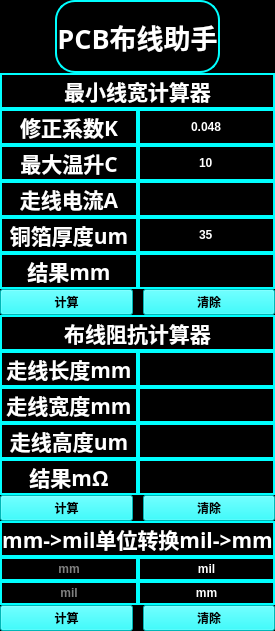
<?xml version="1.0" encoding="UTF-8"?>
<ui version="4.0">
 <class>Widget</class>
 <widget class="QWidget" name="Widget">
  <property name="geometry">
   <rect>
    <x>0</x>
    <y>0</y>
    <width>265</width>
    <height>631</height>
   </rect>
  </property>
  <property name="windowTitle">
   <string>Widget</string>
  </property>
  <property name="styleSheet">
   <string notr="true">background-color:rgb(0, 0, 0);</string>
  </property>
  <layout class="QVBoxLayout" name="verticalLayout_11">
   <property name="spacing">
    <number>0</number>
   </property>
   <property name="leftMargin">
    <number>0</number>
   </property>
   <property name="topMargin">
    <number>0</number>
   </property>
   <property name="rightMargin">
    <number>0</number>
   </property>
   <property name="bottomMargin">
    <number>0</number>
   </property>
   <item>
    <layout class="QVBoxLayout" name="verticalLayout_10" stretch="2,5,5,3">
     <property name="spacing">
      <number>0</number>
     </property>
     <item>
      <layout class="QHBoxLayout" name="horizontalLayout">
       <property name="spacing">
        <number>0</number>
       </property>
       <item>
        <widget class="QLabel" name="label">
         <property name="styleSheet">
          <string notr="true">background-color: rgb(0, 0, 0);
border-image: url(:/IMG_20220426_170143.jpg);</string>
         </property>
         <property name="text">
          <string>TextLabel</string>
         </property>
        </widget>
       </item>
       <item>
        <widget class="QLabel" name="label_2">
         <property name="font">
          <font>
           <family>幼圆</family>
           <pointsize>20</pointsize>
           <weight>75</weight>
           <bold>true</bold>
          </font>
         </property>
         <property name="styleSheet">
          <string notr="true">background-color: rgb(0, 0, 0);
color: rgb(255, 255, 255);
background-color: rgb(0, 0, 0);
    border-style: solid;
    border-width: 2px;
    border-color: aqua;
    border-radius: 20px;</string>
         </property>
         <property name="text">
          <string>PCB布线助手</string>
         </property>
         <property name="alignment">
          <set>Qt::AlignCenter</set>
         </property>
        </widget>
       </item>
       <item>
        <widget class="QLabel" name="label_3">
         <property name="styleSheet">
          <string notr="true">background-color: rgb(0, 0, 0);
border-image: url(:/Screenshot_20220910_233745_edit_586154324718368.jpg);</string>
         </property>
         <property name="text">
          <string/>
         </property>
        </widget>
       </item>
      </layout>
     </item>
     <item>
      <layout class="QVBoxLayout" name="verticalLayout_4">
       <property name="spacing">
        <number>0</number>
       </property>
       <item>
        <layout class="QVBoxLayout" name="verticalLayout_3" stretch="12,2">
         <property name="spacing">
          <number>0</number>
         </property>
         <item>
          <layout class="QVBoxLayout" name="verticalLayout_2" stretch="1,6">
           <item>
            <widget class="QLabel" name="label_9">
             <property name="font">
              <font>
               <family>幼圆</family>
               <pointsize>16</pointsize>
               <weight>75</weight>
               <bold>true</bold>
              </font>
             </property>
             <property name="styleSheet">
              <string notr="true">color: rgb(255, 255, 255);
background-color: rgb(0, 0, 0);
    border-style: solid;
    border-width: 2px;
    border-color: aqua;
    border-radius: 20px;</string>
             </property>
             <property name="text">
              <string>最小线宽计算器</string>
             </property>
             <property name="alignment">
              <set>Qt::AlignCenter</set>
             </property>
            </widget>
           </item>
           <item>
            <layout class="QVBoxLayout" name="verticalLayout">
             <property name="spacing">
              <number>0</number>
             </property>
             <item>
              <layout class="QHBoxLayout" name="horizontalLayout_2" stretch="1,1">
               <property name="spacing">
                <number>0</number>
               </property>
               <item>
                <widget class="QLabel" name="label_4">
                 <property name="font">
                  <font>
                   <family>幼圆</family>
                   <pointsize>16</pointsize>
                   <weight>75</weight>
                   <bold>true</bold>
                  </font>
                 </property>
                 <property name="styleSheet">
                  <string notr="true">color: rgb(255, 255, 255);
background-color: rgb(0, 0, 0);
    border-style: solid;
    border-width: 2px;
    border-color: aqua;
    border-radius: 20px;</string>
                 </property>
                 <property name="text">
                  <string>修正系数K</string>
                 </property>
                 <property name="alignment">
                  <set>Qt::AlignCenter</set>
                 </property>
                </widget>
               </item>
               <item>
                <widget class="QLineEdit" name="lineEdit">
                 <property name="sizePolicy">
                  <sizepolicy hsizetype="Expanding" vsizetype="Expanding">
                   <horstretch>0</horstretch>
                   <verstretch>0</verstretch>
                  </sizepolicy>
                 </property>
                 <property name="font">
                  <font>
                   <weight>75</weight>
                   <bold>true</bold>
                  </font>
                 </property>
                 <property name="styleSheet">
                  <string notr="true">color: rgb(255, 255, 255);
background-color: rgb(0, 0, 0);
    border-style: solid;
    border-width: 2px;
    border-color: aqua;
    border-radius: 20px;</string>
                 </property>
                 <property name="text">
                  <string>0.048</string>
                 </property>
                 <property name="alignment">
                  <set>Qt::AlignCenter</set>
                 </property>
                 <property name="placeholderText">
                  <string/>
                 </property>
                </widget>
               </item>
              </layout>
             </item>
             <item>
              <layout class="QHBoxLayout" name="horizontalLayout_3" stretch="1,1">
               <property name="spacing">
                <number>0</number>
               </property>
               <item>
                <widget class="QLabel" name="label_5">
                 <property name="font">
                  <font>
                   <family>幼圆</family>
                   <pointsize>16</pointsize>
                   <weight>75</weight>
                   <bold>true</bold>
                  </font>
                 </property>
                 <property name="styleSheet">
                  <string notr="true">color: rgb(255, 255, 255);
background-color: rgb(0, 0, 0);
    border-style: solid;
    border-width: 2px;
    border-color: aqua;
    border-radius: 20px;</string>
                 </property>
                 <property name="text">
                  <string>最大温升C</string>
                 </property>
                 <property name="alignment">
                  <set>Qt::AlignCenter</set>
                 </property>
                </widget>
               </item>
               <item>
                <widget class="QLineEdit" name="lineEdit_2">
                 <property name="sizePolicy">
                  <sizepolicy hsizetype="Expanding" vsizetype="Expanding">
                   <horstretch>0</horstretch>
                   <verstretch>0</verstretch>
                  </sizepolicy>
                 </property>
                 <property name="font">
                  <font>
                   <weight>75</weight>
                   <bold>true</bold>
                  </font>
                 </property>
                 <property name="styleSheet">
                  <string notr="true">color: rgb(255, 255, 255);
background-color: rgb(0, 0, 0);
    border-style: solid;
    border-width: 2px;
    border-color: aqua;
    border-radius: 20px;</string>
                 </property>
                 <property name="text">
                  <string>10</string>
                 </property>
                 <property name="alignment">
                  <set>Qt::AlignCenter</set>
                 </property>
                </widget>
               </item>
              </layout>
             </item>
             <item>
              <layout class="QHBoxLayout" name="horizontalLayout_4" stretch="1,1">
               <property name="spacing">
                <number>0</number>
               </property>
               <item>
                <widget class="QLabel" name="label_6">
                 <property name="font">
                  <font>
                   <family>幼圆</family>
                   <pointsize>16</pointsize>
                   <weight>75</weight>
                   <bold>true</bold>
                  </font>
                 </property>
                 <property name="styleSheet">
                  <string notr="true">color: rgb(255, 255, 255);
background-color: rgb(0, 0, 0);
    border-style: solid;
    border-width: 2px;
    border-color: aqua;
    border-radius: 20px;</string>
                 </property>
                 <property name="text">
                  <string>走线电流A</string>
                 </property>
                 <property name="alignment">
                  <set>Qt::AlignCenter</set>
                 </property>
                </widget>
               </item>
               <item>
                <widget class="QLineEdit" name="lineEdit_3">
                 <property name="sizePolicy">
                  <sizepolicy hsizetype="Expanding" vsizetype="Expanding">
                   <horstretch>0</horstretch>
                   <verstretch>0</verstretch>
                  </sizepolicy>
                 </property>
                 <property name="font">
                  <font>
                   <weight>75</weight>
                   <bold>true</bold>
                  </font>
                 </property>
                 <property name="styleSheet">
                  <string notr="true">color: rgb(255, 255, 255);
background-color: rgb(0, 0, 0);
    border-style: solid;
    border-width: 2px;
    border-color: aqua;
    border-radius: 20px;</string>
                 </property>
                 <property name="alignment">
                  <set>Qt::AlignCenter</set>
                 </property>
                </widget>
               </item>
              </layout>
             </item>
             <item>
              <layout class="QHBoxLayout" name="horizontalLayout_5" stretch="1,1">
               <property name="spacing">
                <number>0</number>
               </property>
               <item>
                <widget class="QLabel" name="label_7">
                 <property name="font">
                  <font>
                   <family>幼圆</family>
                   <pointsize>16</pointsize>
                   <weight>75</weight>
                   <bold>true</bold>
                  </font>
                 </property>
                 <property name="styleSheet">
                  <string notr="true">color: rgb(255, 255, 255);
background-color: rgb(0, 0, 0);
    border-style: solid;
    border-width: 2px;
    border-color: aqua;
    border-radius: 20px;</string>
                 </property>
                 <property name="text">
                  <string>铜箔厚度um</string>
                 </property>
                 <property name="alignment">
                  <set>Qt::AlignCenter</set>
                 </property>
                </widget>
               </item>
               <item>
                <widget class="QLineEdit" name="lineEdit_4">
                 <property name="sizePolicy">
                  <sizepolicy hsizetype="Expanding" vsizetype="Expanding">
                   <horstretch>0</horstretch>
                   <verstretch>0</verstretch>
                  </sizepolicy>
                 </property>
                 <property name="font">
                  <font>
                   <weight>75</weight>
                   <bold>true</bold>
                  </font>
                 </property>
                 <property name="styleSheet">
                  <string notr="true">color: rgb(255, 255, 255);
background-color: rgb(0, 0, 0);
    border-style: solid;
    border-width: 2px;
    border-color: aqua;
    border-radius: 20px;</string>
                 </property>
                 <property name="text">
                  <string>35</string>
                 </property>
                 <property name="alignment">
                  <set>Qt::AlignCenter</set>
                 </property>
                </widget>
               </item>
              </layout>
             </item>
            </layout>
           </item>
          </layout>
         </item>
         <item>
          <layout class="QHBoxLayout" name="horizontalLayout_7">
           <property name="spacing">
            <number>0</number>
           </property>
           <item>
            <widget class="QLabel" name="label_10">
             <property name="sizePolicy">
              <sizepolicy hsizetype="Expanding" vsizetype="Expanding">
               <horstretch>0</horstretch>
               <verstretch>0</verstretch>
              </sizepolicy>
             </property>
             <property name="font">
              <font>
               <family>幼圆</family>
               <pointsize>16</pointsize>
               <weight>75</weight>
               <bold>true</bold>
              </font>
             </property>
             <property name="styleSheet">
              <string notr="true">color: rgb(255, 255, 255);
background-color: rgb(0, 0, 0);
    border-style: solid;
    border-width: 2px;
    border-color: aqua;
    border-radius: 20px;</string>
             </property>
             <property name="text">
              <string>结果mm</string>
             </property>
             <property name="alignment">
              <set>Qt::AlignCenter</set>
             </property>
            </widget>
           </item>
           <item>
            <widget class="QLabel" name="label_8">
             <property name="sizePolicy">
              <sizepolicy hsizetype="Expanding" vsizetype="Expanding">
               <horstretch>0</horstretch>
               <verstretch>0</verstretch>
              </sizepolicy>
             </property>
             <property name="font">
              <font>
               <weight>75</weight>
               <bold>true</bold>
              </font>
             </property>
             <property name="styleSheet">
              <string notr="true">color: rgb(255, 255, 255);
background-color: rgb(0, 0, 0);
    border-style: solid;
    border-width: 2px;
    border-color: aqua;
    border-radius: 20px;</string>
             </property>
             <property name="text">
              <string/>
             </property>
             <property name="alignment">
              <set>Qt::AlignCenter</set>
             </property>
            </widget>
           </item>
          </layout>
         </item>
        </layout>
       </item>
       <item>
        <layout class="QHBoxLayout" name="horizontalLayout_6">
         <property name="spacing">
          <number>10</number>
         </property>
         <item>
          <widget class="QPushButton" name="pushButton">
           <property name="font">
            <font>
             <family>幼圆</family>
             <weight>75</weight>
             <bold>true</bold>
            </font>
           </property>
           <property name="styleSheet">
            <string notr="true">QPushButton{background-color: rgb(0, 255, 255);}
QPushButton:pressed{background-color:rgb(255, 0, 0)}</string>
           </property>
           <property name="text">
            <string>计算</string>
           </property>
          </widget>
         </item>
         <item>
          <widget class="QPushButton" name="pushButton_2">
           <property name="font">
            <font>
             <family>幼圆</family>
             <weight>75</weight>
             <bold>true</bold>
            </font>
           </property>
           <property name="styleSheet">
            <string notr="true">QPushButton{background-color: rgb(0, 255, 255);}
QPushButton:pressed{background-color:rgb(255, 0, 0)}</string>
           </property>
           <property name="text">
            <string>清除</string>
           </property>
          </widget>
         </item>
        </layout>
       </item>
      </layout>
     </item>
     <item>
      <layout class="QVBoxLayout" name="verticalLayout_5" stretch="9,1">
       <property name="spacing">
        <number>0</number>
       </property>
       <item>
        <layout class="QVBoxLayout" name="verticalLayout_6" stretch="6,1">
         <property name="spacing">
          <number>0</number>
         </property>
         <item>
          <layout class="QVBoxLayout" name="verticalLayout_7" stretch="1,3">
           <property name="spacing">
            <number>0</number>
           </property>
           <item>
            <widget class="QLabel" name="label_11">
             <property name="font">
              <font>
               <family>幼圆</family>
               <pointsize>16</pointsize>
               <weight>75</weight>
               <bold>true</bold>
              </font>
             </property>
             <property name="styleSheet">
              <string notr="true">color: rgb(255, 255, 255);
background-color: rgb(0, 0, 0);
    border-style: solid;
    border-width: 2px;
    border-color: aqua;
    border-radius: 20px;</string>
             </property>
             <property name="text">
              <string>布线阻抗计算器</string>
             </property>
             <property name="alignment">
              <set>Qt::AlignCenter</set>
             </property>
            </widget>
           </item>
           <item>
            <layout class="QVBoxLayout" name="verticalLayout_8" stretch="1,1,1">
             <property name="spacing">
              <number>0</number>
             </property>
             <item>
              <layout class="QHBoxLayout" name="horizontalLayout_8" stretch="1,1">
               <property name="spacing">
                <number>0</number>
               </property>
               <item>
                <widget class="QLabel" name="label_12">
                 <property name="sizePolicy">
                  <sizepolicy hsizetype="Expanding" vsizetype="Expanding">
                   <horstretch>0</horstretch>
                   <verstretch>0</verstretch>
                  </sizepolicy>
                 </property>
                 <property name="font">
                  <font>
                   <family>幼圆</family>
                   <pointsize>16</pointsize>
                   <weight>75</weight>
                   <bold>true</bold>
                  </font>
                 </property>
                 <property name="styleSheet">
                  <string notr="true">color: rgb(255, 255, 255);
background-color: rgb(0, 0, 0);
    border-style: solid;
    border-width: 2px;
    border-color: aqua;
    border-radius: 20px;</string>
                 </property>
                 <property name="text">
                  <string>走线长度mm</string>
                 </property>
                 <property name="alignment">
                  <set>Qt::AlignCenter</set>
                 </property>
                </widget>
               </item>
               <item>
                <widget class="QLineEdit" name="lineEdit_5">
                 <property name="sizePolicy">
                  <sizepolicy hsizetype="Expanding" vsizetype="Expanding">
                   <horstretch>0</horstretch>
                   <verstretch>0</verstretch>
                  </sizepolicy>
                 </property>
                 <property name="styleSheet">
                  <string notr="true">color: rgb(255, 255, 255);
background-color: rgb(0, 0, 0);
    border-style: solid;
    border-width: 2px;
    border-color: aqua;
    border-radius: 20px;</string>
                 </property>
                 <property name="alignment">
                  <set>Qt::AlignCenter</set>
                 </property>
                </widget>
               </item>
              </layout>
             </item>
             <item>
              <layout class="QHBoxLayout" name="horizontalLayout_9" stretch="1,1">
               <property name="spacing">
                <number>0</number>
               </property>
               <item>
                <widget class="QLabel" name="label_13">
                 <property name="font">
                  <font>
                   <family>幼圆</family>
                   <pointsize>16</pointsize>
                   <weight>75</weight>
                   <bold>true</bold>
                  </font>
                 </property>
                 <property name="styleSheet">
                  <string notr="true">color: rgb(255, 255, 255);
background-color: rgb(0, 0, 0);
    border-style: solid;
    border-width: 2px;
    border-color: aqua;
    border-radius: 20px;</string>
                 </property>
                 <property name="text">
                  <string>走线宽度mm</string>
                 </property>
                 <property name="alignment">
                  <set>Qt::AlignCenter</set>
                 </property>
                </widget>
               </item>
               <item>
                <widget class="QLineEdit" name="lineEdit_6">
                 <property name="sizePolicy">
                  <sizepolicy hsizetype="Expanding" vsizetype="Expanding">
                   <horstretch>0</horstretch>
                   <verstretch>0</verstretch>
                  </sizepolicy>
                 </property>
                 <property name="styleSheet">
                  <string notr="true">color: rgb(255, 255, 255);
background-color: rgb(0, 0, 0);
    border-style: solid;
    border-width: 2px;
    border-color: aqua;
    border-radius: 20px;</string>
                 </property>
                 <property name="alignment">
                  <set>Qt::AlignCenter</set>
                 </property>
                </widget>
               </item>
              </layout>
             </item>
             <item>
              <layout class="QHBoxLayout" name="horizontalLayout_10" stretch="1,1">
               <property name="spacing">
                <number>0</number>
               </property>
               <item>
                <widget class="QLabel" name="label_14">
                 <property name="font">
                  <font>
                   <family>幼圆</family>
                   <pointsize>16</pointsize>
                   <weight>75</weight>
                   <bold>true</bold>
                  </font>
                 </property>
                 <property name="styleSheet">
                  <string notr="true">color: rgb(255, 255, 255);
background-color: rgb(0, 0, 0);
    border-style: solid;
    border-width: 2px;
    border-color: aqua;
    border-radius: 20px;</string>
                 </property>
                 <property name="text">
                  <string>走线高度um</string>
                 </property>
                 <property name="alignment">
                  <set>Qt::AlignCenter</set>
                 </property>
                </widget>
               </item>
               <item>
                <widget class="QLineEdit" name="lineEdit_7">
                 <property name="sizePolicy">
                  <sizepolicy hsizetype="Expanding" vsizetype="Expanding">
                   <horstretch>0</horstretch>
                   <verstretch>0</verstretch>
                  </sizepolicy>
                 </property>
                 <property name="styleSheet">
                  <string notr="true">color: rgb(255, 255, 255);
background-color: rgb(0, 0, 0);
    border-style: solid;
    border-width: 2px;
    border-color: aqua;
    border-radius: 20px;</string>
                 </property>
                 <property name="alignment">
                  <set>Qt::AlignCenter</set>
                 </property>
                </widget>
               </item>
              </layout>
             </item>
            </layout>
           </item>
          </layout>
         </item>
         <item>
          <layout class="QHBoxLayout" name="horizontalLayout_12">
           <property name="spacing">
            <number>0</number>
           </property>
           <item>
            <widget class="QLabel" name="label_16">
             <property name="font">
              <font>
               <family>幼圆</family>
               <pointsize>16</pointsize>
               <weight>75</weight>
               <bold>true</bold>
              </font>
             </property>
             <property name="styleSheet">
              <string notr="true">color: rgb(255, 255, 255);
background-color: rgb(0, 0, 0);
    border-style: solid;
    border-width: 2px;
    border-color: aqua;
    border-radius: 20px;</string>
             </property>
             <property name="text">
              <string>结果mΩ</string>
             </property>
             <property name="alignment">
              <set>Qt::AlignCenter</set>
             </property>
            </widget>
           </item>
           <item>
            <widget class="QLabel" name="label_17">
             <property name="styleSheet">
              <string notr="true">color: rgb(255, 255, 255);
background-color: rgb(0, 0, 0);
    border-style: solid;
    border-width: 2px;
    border-color: aqua;
    border-radius: 20px;</string>
             </property>
             <property name="text">
              <string/>
             </property>
             <property name="alignment">
              <set>Qt::AlignCenter</set>
             </property>
            </widget>
           </item>
          </layout>
         </item>
        </layout>
       </item>
       <item>
        <layout class="QHBoxLayout" name="horizontalLayout_13">
         <property name="spacing">
          <number>10</number>
         </property>
         <item>
          <widget class="QPushButton" name="pushButton_3">
           <property name="sizePolicy">
            <sizepolicy hsizetype="Expanding" vsizetype="Expanding">
             <horstretch>0</horstretch>
             <verstretch>0</verstretch>
            </sizepolicy>
           </property>
           <property name="font">
            <font>
             <family>幼圆</family>
             <weight>75</weight>
             <italic>false</italic>
             <bold>true</bold>
            </font>
           </property>
           <property name="styleSheet">
            <string notr="true">QPushButton{background-color: rgb(0, 255, 255);}
QPushButton:pressed{background-color:rgb(255, 0, 0)}</string>
           </property>
           <property name="text">
            <string>计算</string>
           </property>
          </widget>
         </item>
         <item>
          <widget class="QPushButton" name="pushButton_4">
           <property name="sizePolicy">
            <sizepolicy hsizetype="Expanding" vsizetype="Expanding">
             <horstretch>0</horstretch>
             <verstretch>0</verstretch>
            </sizepolicy>
           </property>
           <property name="font">
            <font>
             <family>幼圆</family>
             <weight>75</weight>
             <bold>true</bold>
            </font>
           </property>
           <property name="styleSheet">
            <string notr="true">QPushButton{background-color: rgb(0, 255, 255);}
QPushButton:pressed{background-color:rgb(255, 0, 0)}</string>
           </property>
           <property name="text">
            <string>清除</string>
           </property>
          </widget>
         </item>
        </layout>
       </item>
      </layout>
     </item>
     <item>
      <layout class="QVBoxLayout" name="verticalLayout_9">
       <property name="spacing">
        <number>0</number>
       </property>
       <item>
        <widget class="QLabel" name="label_18">
         <property name="font">
          <font>
           <family>幼圆</family>
           <pointsize>16</pointsize>
           <weight>75</weight>
           <bold>true</bold>
          </font>
         </property>
         <property name="styleSheet">
          <string notr="true">color: rgb(255, 255, 255);
background-color: rgb(0, 0, 0);
    border-style: solid;
    border-width: 2px;
    border-color: aqua;
    border-radius: 20px;</string>
         </property>
         <property name="text">
          <string>mm-&gt;mil单位转换mil-&gt;mm</string>
         </property>
         <property name="alignment">
          <set>Qt::AlignCenter</set>
         </property>
        </widget>
       </item>
       <item>
        <layout class="QHBoxLayout" name="horizontalLayout_11">
         <property name="spacing">
          <number>0</number>
         </property>
         <item>
          <widget class="QLineEdit" name="lineEdit_10">
           <property name="sizePolicy">
            <sizepolicy hsizetype="Expanding" vsizetype="Expanding">
             <horstretch>0</horstretch>
             <verstretch>0</verstretch>
            </sizepolicy>
           </property>
           <property name="font">
            <font>
             <weight>75</weight>
             <bold>true</bold>
            </font>
           </property>
           <property name="styleSheet">
            <string notr="true">color: rgb(255, 255, 255);
background-color: rgb(0, 0, 0);
    border-style: solid;
    border-width: 2px;
    border-color: aqua;
    border-radius: 20px;</string>
           </property>
           <property name="text">
            <string/>
           </property>
           <property name="alignment">
            <set>Qt::AlignCenter</set>
           </property>
           <property name="placeholderText">
            <string>mm</string>
           </property>
          </widget>
         </item>
         <item>
          <widget class="QLabel" name="label_15">
           <property name="sizePolicy">
            <sizepolicy hsizetype="Expanding" vsizetype="Expanding">
             <horstretch>0</horstretch>
             <verstretch>0</verstretch>
            </sizepolicy>
           </property>
           <property name="font">
            <font>
             <weight>75</weight>
             <bold>true</bold>
            </font>
           </property>
           <property name="styleSheet">
            <string notr="true">color: rgb(255, 255, 255);
background-color: rgb(0, 0, 0);
    border-style: solid;
    border-width: 2px;
    border-color: aqua;
    border-radius: 20px;</string>
           </property>
           <property name="text">
            <string>mil</string>
           </property>
           <property name="alignment">
            <set>Qt::AlignCenter</set>
           </property>
          </widget>
         </item>
        </layout>
       </item>
       <item>
        <layout class="QHBoxLayout" name="horizontalLayout_14">
         <property name="spacing">
          <number>0</number>
         </property>
         <item>
          <widget class="QLineEdit" name="lineEdit_11">
           <property name="sizePolicy">
            <sizepolicy hsizetype="Expanding" vsizetype="Expanding">
             <horstretch>0</horstretch>
             <verstretch>0</verstretch>
            </sizepolicy>
           </property>
           <property name="font">
            <font>
             <weight>75</weight>
             <bold>true</bold>
            </font>
           </property>
           <property name="styleSheet">
            <string notr="true">color: rgb(255, 255, 255);
background-color: rgb(0, 0, 0);
    border-style: solid;
    border-width: 2px;
    border-color: aqua;
    border-radius: 20px;</string>
           </property>
           <property name="text">
            <string/>
           </property>
           <property name="alignment">
            <set>Qt::AlignCenter</set>
           </property>
           <property name="placeholderText">
            <string>mil</string>
           </property>
          </widget>
         </item>
         <item>
          <widget class="QLabel" name="label_19">
           <property name="sizePolicy">
            <sizepolicy hsizetype="Expanding" vsizetype="Expanding">
             <horstretch>0</horstretch>
             <verstretch>0</verstretch>
            </sizepolicy>
           </property>
           <property name="font">
            <font>
             <weight>75</weight>
             <bold>true</bold>
            </font>
           </property>
           <property name="styleSheet">
            <string notr="true">color: rgb(255, 255, 255);
background-color: rgb(0, 0, 0);
    border-style: solid;
    border-width: 2px;
    border-color: aqua;
    border-radius: 20px;</string>
           </property>
           <property name="text">
            <string>mm</string>
           </property>
           <property name="alignment">
            <set>Qt::AlignCenter</set>
           </property>
          </widget>
         </item>
        </layout>
       </item>
       <item>
        <layout class="QHBoxLayout" name="horizontalLayout_15">
         <property name="spacing">
          <number>10</number>
         </property>
         <item>
          <widget class="QPushButton" name="pushButton_5">
           <property name="sizePolicy">
            <sizepolicy hsizetype="Expanding" vsizetype="Expanding">
             <horstretch>0</horstretch>
             <verstretch>0</verstretch>
            </sizepolicy>
           </property>
           <property name="font">
            <font>
             <family>幼圆</family>
             <weight>75</weight>
             <italic>false</italic>
             <bold>true</bold>
            </font>
           </property>
           <property name="styleSheet">
            <string notr="true">QPushButton{background-color: rgb(0, 255, 255);}
QPushButton:pressed{background-color:rgb(255, 0, 0)}</string>
           </property>
           <property name="text">
            <string>计算</string>
           </property>
          </widget>
         </item>
         <item>
          <widget class="QPushButton" name="pushButton_6">
           <property name="sizePolicy">
            <sizepolicy hsizetype="Expanding" vsizetype="Expanding">
             <horstretch>0</horstretch>
             <verstretch>0</verstretch>
            </sizepolicy>
           </property>
           <property name="font">
            <font>
             <family>幼圆</family>
             <weight>75</weight>
             <bold>true</bold>
            </font>
           </property>
           <property name="styleSheet">
            <string notr="true">QPushButton{background-color: rgb(0, 255, 255);}
QPushButton:pressed{background-color:rgb(255, 0, 0)}</string>
           </property>
           <property name="text">
            <string>清除</string>
           </property>
          </widget>
         </item>
        </layout>
       </item>
      </layout>
     </item>
    </layout>
   </item>
  </layout>
 </widget>
 <resources/>
 <connections/>
</ui>
